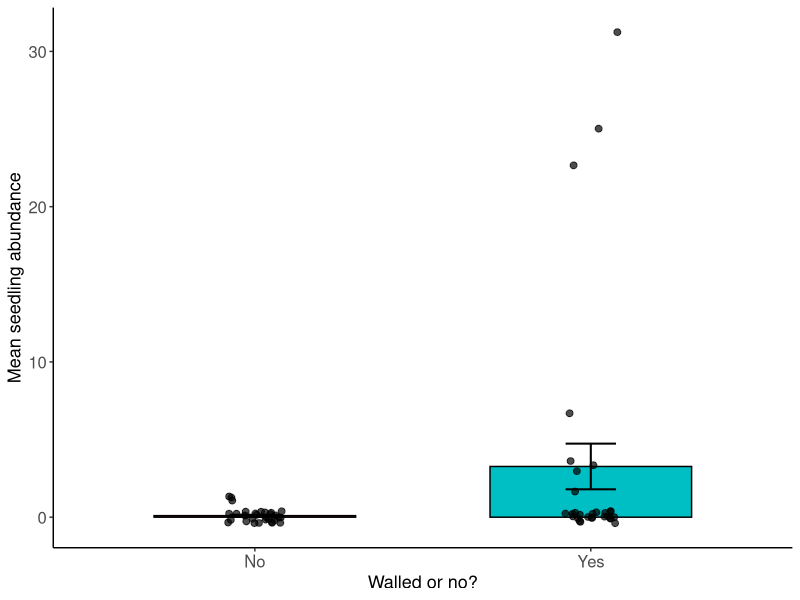
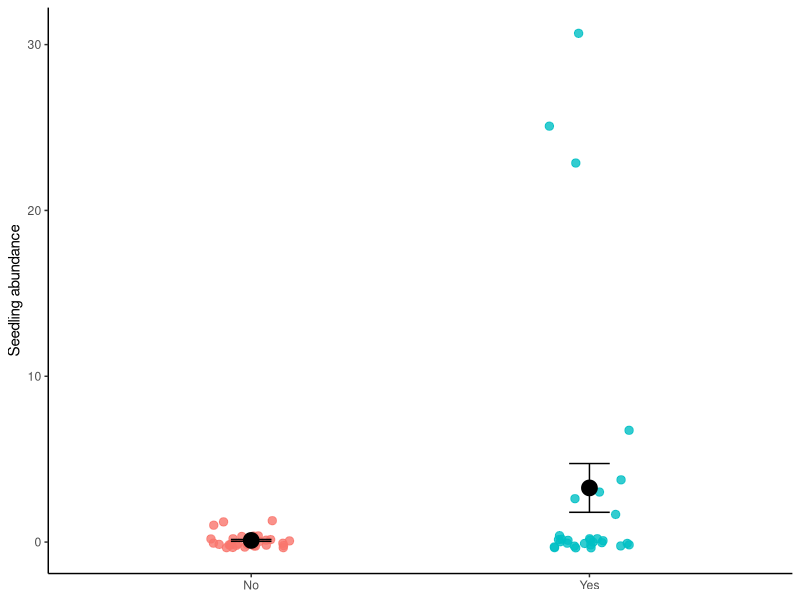
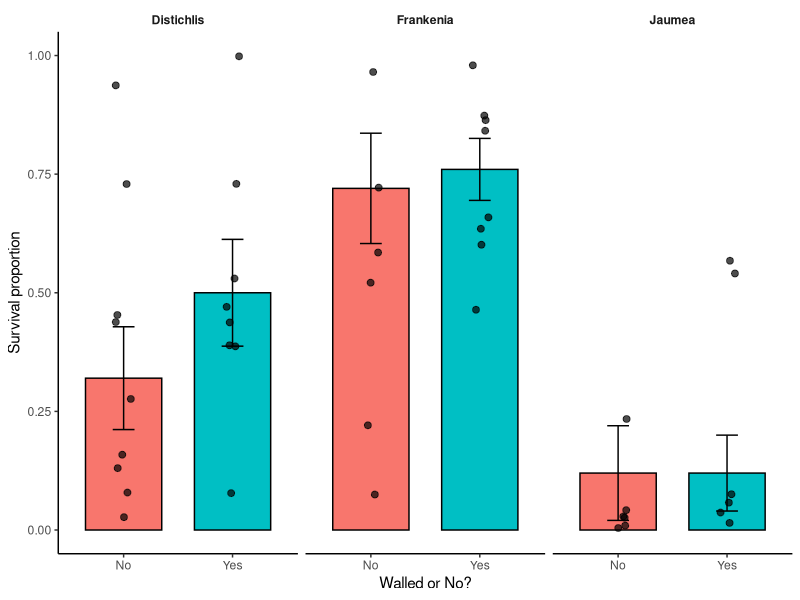
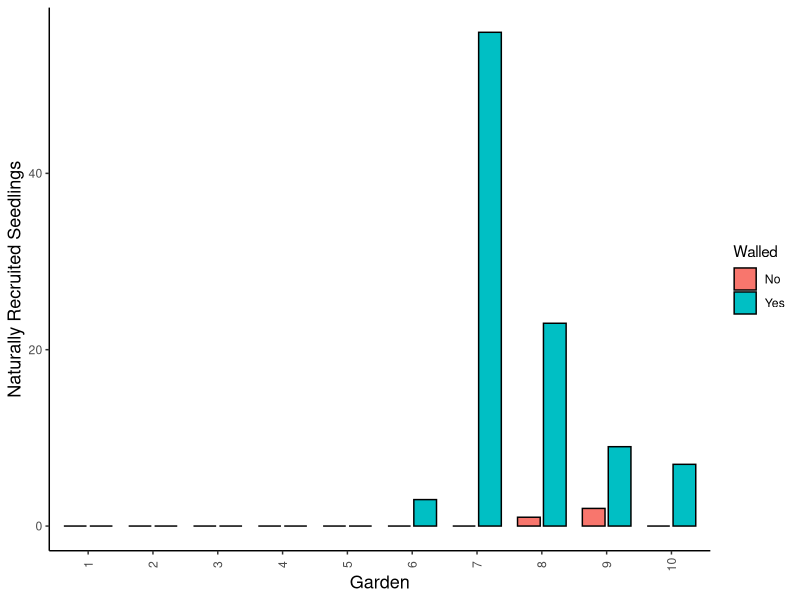
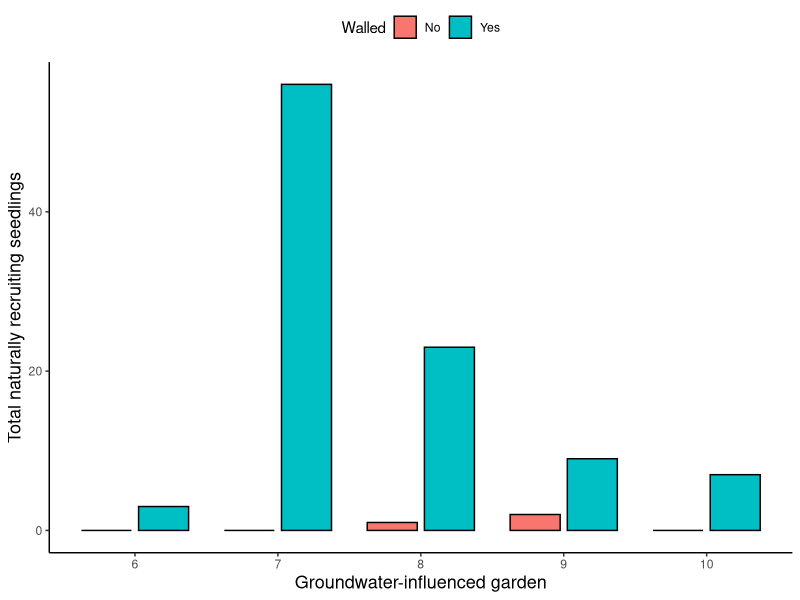

Write R code to recreate these figures, in order.
rm(list=ls())


library(dplyr)
library(ggplot2)
library(tidyverse)

dat<-read.csv("WalledGardens.csv")

long_dat <- dat %>%
  pivot_longer(
    cols = c(SeedlingsQ1, AdultsQ1,
             SeedlingsQ2.5, AdultsQ2.5,
             SeedlingsQ4, AdultsQ4),
    names_to = c("LifeStage", "Quadrat"),
    names_pattern = "(Seedlings|Adults)Q(.+)",
    values_to = "Count"
  ) %>%
  mutate(
    Quadrat = factor(Quadrat,
                     levels = c("1", "2.5", "4")),
    Walled = factor(Walled,
                    levels = c("No", "Yes"))
  )

head(long_dat)

glm(Count ~ Walled, family = poisson(), 
    data = filter(long_dat, LifeStage == "Seedlings"))

library(glmmTMB)

mod<-glmmTMB(
  Count ~ Walled + (1 | `Number..E.to.W.`),
  family = poisson(),
  data = filter(long_dat, LifeStage == "Seedlings")
)

car::Anova(mod)

library(ggplot2)

seedlings <- long_dat %>%
  filter(LifeStage == "Seedlings")

ggplot(seedlings,
       aes(x = Walled, y = Count, fill = Walled)) +
  stat_summary(fun = mean,
               geom = "bar",
               width = 0.6,
               color = "black") +
  stat_summary(fun.data = mean_se,
               geom = "errorbar",
               width = 0.15,
               linewidth = 0.7) +
  geom_jitter(width = 0.08,
              size = 2,
              alpha = 0.7) +
  labs(x = "Walled or no?", y = "Mean seedling abundance" ) +
  theme_classic() +
  theme(
    legend.position = "none",
    axis.text = element_text(size = 12),
    axis.title = element_text(size = 13))

ggplot(seedlings,
       aes(Walled, Count, color = Walled)) +
  geom_jitter(width = 0.12,
              size = 2.5,
              alpha = 0.8) +
  stat_summary(fun = mean,
               geom = "point",
               size = 5,
               color = "black") +
  stat_summary(fun.data = mean_se,
               geom = "errorbar",
               width = 0.12,
               color = "black") +
  labs(x = NULL,y = "Seedling abundance" ) +
  theme_classic() +
  theme(legend.position = "none")

library(dplyr)

seedlings <- long_dat %>%
  filter(LifeStage == "Seedlings")

seedlings %>%
  group_by(Walled) %>%
  summarise(
    mean = mean(Count),
    sd = sd(Count),
    se = sd(Count)/sqrt(n()),
    median = median(Count),
    min = min(Count),
    max = max(Count),
    n = n()
  )


mod.nb <- glmmTMB(
  Count ~ Walled + (1 | Number..E.to.W.),
  family = nbinom2(),
  data = filter(long_dat, LifeStage == "Seedlings")
)

summary(mod.nb)
AIC(mod, mod.nb)






##### Survival of species #####
library(tidyverse)

surv <- dat %>%
  select(
    Garden = `Number..E.to.W.`,
    Walled,
    Distichlis,
    Frankenia,
    Jaumea
  ) %>%
  pivot_longer(
    cols = c(Distichlis, Frankenia, Jaumea),
    names_to = "Species",
    values_to = "Alive"
  ) %>%
  mutate(
    Dead = 5 - Alive,
    Survival = Alive / 5,
    Garden = factor(Garden),
    Walled = factor(Walled, levels = c("No", "Yes")),
    Species = factor(Species)
  )

head(surv)

library(glmmTMB)

mod_surv <- glmmTMB(
  cbind(Alive, Dead) ~ Walled * Species +
    (1 | Garden),
  family = binomial,
  data = surv
)

summary(mod_surv)
car::Anova(mod_surv)

library(ggplot2)

ggplot(surv,
       aes(x = Walled, y = Survival, fill = Walled)) +
  stat_summary(fun = mean,
               geom = "bar",
               width = 0.7,
               color = "black") +
  stat_summary(fun.data = mean_se,
               geom = "errorbar",
               width = 0.2) +
  geom_jitter(width = 0.08,
              size = 2,
              alpha = 0.7) +
  facet_wrap(~Species) +
  scale_y_continuous(limits = c(0, 1)) +
  labs(
    x = "Walled or No?",
    y = "Survival proportion"
  ) +
  theme_classic() +
  theme(
    legend.position = "none",
    strip.background = element_blank(),
    strip.text = element_text(face = "bold")
  )

mod_surv2 <- glmmTMB(
  cbind(Alive, Dead) ~ Walled + Species +
    (1 | Garden),
  family = binomial,
  data = surv
)

summary(mod_surv2)
car::Anova(mod_surv2)

library(emmeans)

emmeans(mod_surv2, pairwise ~ Species, type = "response")

emmeans(mod_surv2, pairwise ~ Walled, type = "response")

## analyze each species seprately
mod.frank <- glmmTMB(
  cbind(Alive, Dead) ~ Walled + (1|Garden),
  family = binomial,
  data = filter(surv, Species == "Frankenia")
)

car::Anova(mod.frank)

mod.dist <- glmmTMB(
  cbind(Alive, Dead) ~ Walled + (1|Garden),
  family = binomial,
  data = filter(surv, Species == "Distichlis")
)

car::Anova(mod.dist)

mod.jaum <- glmmTMB(
  cbind(Alive, Dead) ~ Walled + (1|Garden),
  family = binomial,
  data = filter(surv, Species == "Jaumea")
)

car::Anova(mod.jaum)



library(tidyr)

paired_seedlings <- seedlings %>%
  select(`Number..E.to.W.`, Quadrat, Walled, Count) %>%
  pivot_wider(
    names_from = Walled,
    values_from = Count
  ) %>%
  drop_na()

# If approximately normal
t.test(
  paired_seedlings$Yes,
  paired_seedlings$No,
  paired = TRUE
)

# If not normal (recommended for count data)
wilcox.test(
  paired_seedlings$Yes,
  paired_seedlings$No,
  paired = TRUE,
  exact = FALSE
)



##### Effect of groundwater influence #####

seedlings <- seedlings %>%
  mutate(
    GroundwaterInfluenced = factor(Groundwater.influenced))

mod.gw <- glmmTMB(
  Count ~ Walled + GroundwaterInfluenced +
    (1 | Number..E.to.W.),
  family = nbinom2(),
  data = seedlings
)

summary(mod.gw)
car::Anova(mod.gw)

mod.gw.int <- glmmTMB(
  Count ~ Walled * GroundwaterInfluenced +
    (1 | Number..E.to.W.),
  family = nbinom2(),
  data = seedlings
)

summary(mod.gw.int)
car::Anova(mod.gw.int)

library(emmeans)
emmeans(mod.gw.int, pairwise ~ Walled | GroundwaterInfluenced,
        type = "response")

with(seedlings, table(GroundwaterInfluenced, Walled))

aggregate(
  Count ~ GroundwaterInfluenced + Walled,
  data = seedlings,
  summary
)

#### okay since we have one corner of our 2x2 treatments that is 0 lets just subset

gw <- subset(seedlings, GroundwaterInfluenced == "Yes")

glmmTMB(
  Count ~ Walled + (1|Number..E.to.W.),
  family = nbinom2(),
  data = gw
)

##### Vegetation (natural seedlings only) by garden

garden_seedlings <- seedlings %>%
  group_by(`Number..E.to.W.`, Walled) %>%
  summarise(
    TotalSeedlings = sum(Count, na.rm = TRUE),
    .groups = "drop"
  ) %>%
  mutate(
    Garden = factor(`Number..E.to.W.`,
                    levels = sort(unique(`Number..E.to.W.`)))
  )

ggplot(garden_seedlings,
       aes(x = Garden,
           y = TotalSeedlings,
           fill = Walled)) +
  geom_col(position = position_dodge(width = 0.8),
           color = "black",
           width = 0.7) +
  labs(
    x = "Garden",
    y = "Naturally Recruited Seedlings",
    fill = "Walled"
  ) +
  theme_classic() +
  theme(
    axis.text.x = element_text(angle = 90, vjust = 0.5),
    axis.title = element_text(size = 13)
  )

##### Vegetation (natural seedlings only) by groundwater-influenced gardens

garden_seedlings <- seedlings %>%
  filter(`Number..E.to.W.` %in% 6:10) %>%
  group_by(`Number..E.to.W.`, Walled) %>%
  summarise(
    TotalSeedlings = sum(Count, na.rm = TRUE),
    .groups = "drop"
  ) %>%
  mutate(
    Garden = factor(`Number..E.to.W.`, levels = 6:10)
  )

ggplot(garden_seedlings,
       aes(x = Garden,
           y = TotalSeedlings,
           fill = Walled)) +
  geom_col(position = position_dodge(width = 0.8),
           width = 0.7,
           color = "black") +
  labs(
    x = "Groundwater-influenced garden",
    y = "Total naturally recruiting seedlings",
    fill = "Walled"
  ) +
  theme_classic() +
  theme(
    axis.title = element_text(size = 13),
    legend.position = "top"
  )
